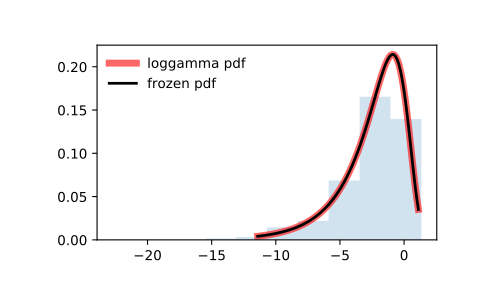

Generate this figure with Python:
from scipy.stats import loggamma
import matplotlib.pyplot as plt
fig, ax = plt.subplots(1, 1)

# Calculate a few first moments:

c = 0.414
mean, var, skew, kurt = loggamma.stats(c, moments='mvsk')

# Display the probability density function (``pdf``):

x = np.linspace(loggamma.ppf(0.01, c),
                loggamma.ppf(0.99, c), 100)
ax.plot(x, loggamma.pdf(x, c),
       'r-', lw=5, alpha=0.6, label='loggamma pdf')

# Alternatively, the distribution object can be called (as a function)
# to fix the shape, location and scale parameters. This returns a "frozen"
# RV object holding the given parameters fixed.

# Freeze the distribution and display the frozen ``pdf``:

rv = loggamma(c)
ax.plot(x, rv.pdf(x), 'k-', lw=2, label='frozen pdf')

# Check accuracy of ``cdf`` and ``ppf``:

vals = loggamma.ppf([0.001, 0.5, 0.999], c)
np.allclose([0.001, 0.5, 0.999], loggamma.cdf(vals, c))
# True

# Generate random numbers:

r = loggamma.rvs(c, size=1000)

# And compare the histogram:

ax.hist(r, density=True, histtype='stepfilled', alpha=0.2)
ax.legend(loc='best', frameon=False)
plt.show()
